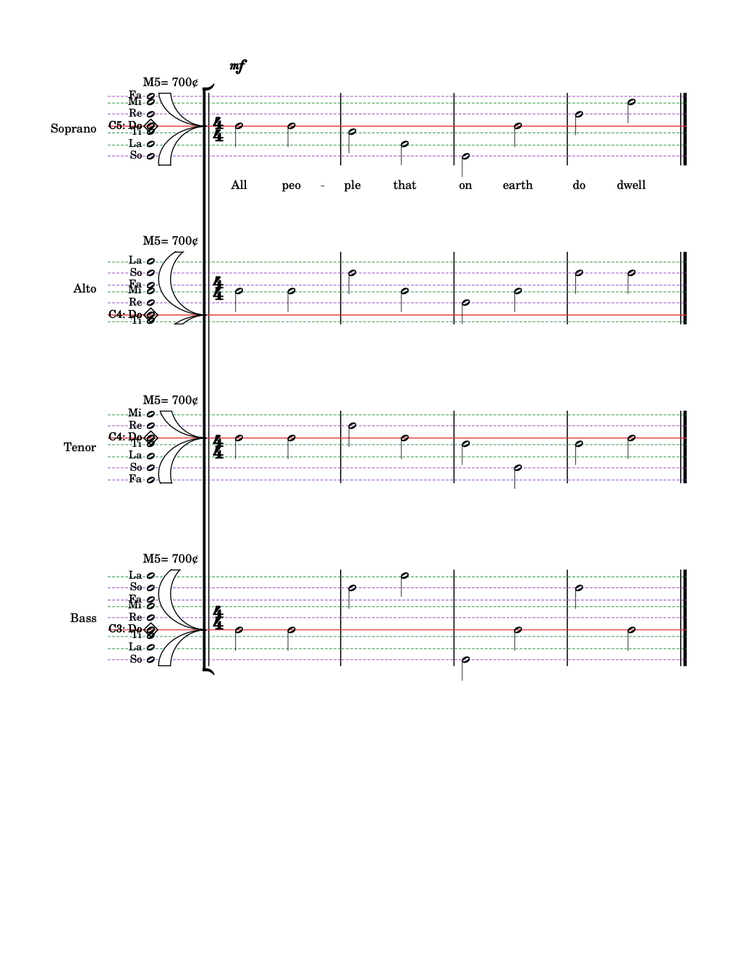
#> input picture jims-evidence/m9-satb/renders/hymn-2-p1.png, 738 x 956 px, shrunk from 1020 x 1320 before the run; its folder holds 4 pictures in this run
$ python verify_satb_layout.py
#> lines starting #> are read from the running program, lines starting #| are printed output that depends on the picture; after the words box and inside, x2 and y2 are one past the last pixel; in counts of white or black regions, pixels touching at a corner belong together
#!/usr/bin/env python3
"""JiMStaff Milestone 9 — SATB open score: the committed pixel verifier.

Turns the milestone's visual claim into a machine assertion against live
renders produced by render_evidence.sh. Prints a machine-readable verdict on
stdout and exits non-zero if any assertion fails.

The load-bearing assertion is the broken barline. MuseScore's octavo
convention — and the fork's own ScoreOrder rule for the `voices` section — is
that a barline stroke is drawn inside each vocal staff and NOT between vocal
staves. Code inspection cannot show that; this does, from the rendered page:

    every measure barline of a system carries a stroke inside each of that
    system's four staff frames, and ZERO ink in any of its three inter-staff
    gaps.

Two things are deliberately NOT counted as measure barlines.

  * The system's own left edge. MuseScore draws a bracketed system's leading
    vertical full height, through the gaps, and the STOCK 02-Choral/01-SATB
    template renders identically (its system edge is one continuous run; its
    measure barlines are four separate runs per system). It is system
    furniture, not a measure division, so it is reported separately rather
    than asserted on.
  * Anything that is not a barline: lyrics, note heads, stems, dynamics. These
    legitimately occupy the space between staves, so the gap assertion is made
    per barline column, never over the whole gap area.

Also asserted: repeated renders of one fixture are byte-identical, every
render matches SHA256SUMS, and each rendered system draws four JiMStaff frames.

Usage:
    .venv/bin/python jims-evidence/m9-satb/verify_satb_layout.py \\
        > jims-evidence/m9-satb/verify-summary.json
"""

import hashlib
import json
import pathlib
import sys

import numpy as np
from PIL import Image

HERE = pathlib.Path(__file__).resolve().parent
RENDERS = HERE / "renders"

# A pixel is "ink" when it is dark in all three channels. The JiMS staff lines
# are saturated red / green / purple and never qualify; barlines, note heads,
# stems, text and the bracket do.
INK_MAX = 100
# Vertical ink runs shorter than this are note heads, stems, text — not a
# barline stroke through a staff. A JiMStaff frame at 120 dpi is ~100 px.
MIN_STROKE = 40
# Runs this close together are one stroke. A JiMStaff draws its coloured staff
# lines OVER the barline, so a barline is interrupted wherever a line crosses
# it: measured at 2 replaced pixels (the red Do line, RGB 195,41,41, at
# y=173-174 of hymn-p1.png), which is a 3-pixel step between run ends. Four is
# the smallest value that reads such a barline as the single stroke it is,
# and it is far below the ~120-pixel gaps between staves.
RUN_JOIN = 4
# A barline column must be inked over at least this much of each staff frame.
BARLINE_FILL = 0.80
# Voices per system in an SATB open score.
VOICES_PER_SYSTEM = 4


def ink_of(path):
    im = np.asarray(Image.open(path).convert("RGB")).astype(np.int16)
    return im.max(2) < INK_MAX


def runs_in_column(ink, x, min_len):
    """Maximal vertical ink runs in column x, as (top, bottom) pairs."""
    ys = np.flatnonzero(ink[:, x])
    out = []
    for y in ys:
        if out and y - out[-1][1] <= RUN_JOIN:
            out[-1][1] = int(y)
        else:
            out.append([int(y), int(y)])
    return [(a, b) for a, b in out if b - a + 1 >= min_len]


# A staff frame must be corroborated by barline strokes at at least this many
# DISTINCT places across the page. Counting raw columns is not enough: a note
# stem is tall and two or three pixels wide, so it would vote for itself.
FRAME_SUPPORT = 3
# Ink columns further apart than this are different strokes.
STROKE_GAP = 10
# Run edges within this many pixels are the same frame (anti-aliasing, and the
# double barline's two strokes).
FRAME_TOL = 4


def staff_frames(ink):
    """Each staff frame on the page, by consensus across every barline.

    A barline stroke runs the height of its staff and nothing else does, so the
    staff frames are the vertical runs that recur — once per barline — at the
    same y. Taking the consensus rather than one chosen column keeps this
    working whatever the melody-derived frame heights turn out to be, and
    whatever spacing the page settles on.
    """
    seen = {}
    for x in range(ink.shape[1]):
        for top, bottom in runs_in_column(ink, x, MIN_STROKE):
            key = (round(top / FRAME_TOL), round(bottom / FRAME_TOL))
            slot = seen.setdefault(key, [[], top, bottom])
            slot[0].append(x)
            slot[1] = min(slot[1], top)
            slot[2] = max(slot[2], bottom)

    def distinct_strokes(xs):
        n, last = 0, None
        for x in sorted(xs):
            if last is None or x - last > STROKE_GAP:
                n += 1
            last = x
        return n

    frames = sorted((top, bottom) for xs, top, bottom in seen.values()
                    if distinct_strokes(xs) >= FRAME_SUPPORT)
    # Keep only the innermost runs. The system's leading edge is a single run
    # spanning its whole system — it CONTAINS the staff frames rather than
    # being one — so anything that contains another run is discarded.
    kept = []
    for top, bottom in frames:
        if any(top <= t and b <= bottom for t, b in frames if (t, b) != (top, bottom)):
            continue
        kept.append((top, bottom))
    return (len(kept), kept)


def group_systems(frames):
    """Split staff frames into systems on the outsized between-system gap."""
    if len(frames) <= VOICES_PER_SYSTEM:
        return [frames]
    gaps = [frames[i + 1][0] - frames[i][1] for i in range(len(frames) - 1)]
    inner = sorted(gaps)[: len(gaps) // 2] or gaps
    threshold = 2 * (sum(inner) / len(inner))
    systems, current = [], [frames[0]]
    for i, g in enumerate(gaps):
        if g > threshold:
            systems.append(current)
            current = []
        current.append(frames[i + 1])
    systems.append(current)
    return systems


def check_page(path):
    ink = ink_of(path)
    frame_count, frames = staff_frames(ink)
    result = {"page": path.name, "frames_found": frame_count,
              "staff_frames": [list(f) for f in frames], "systems": [], "failures": []}
    if not frames:
        result["ok"] = False
        result["failures"].append("no barline strokes found at all")
        return result

    for si, system in enumerate(group_systems(frames)):
        entry = {"system": si + 1, "staff_frames": [list(f) for f in system]}
        if len(system) != VOICES_PER_SYSTEM:
            entry["ok"] = False
            result["failures"].append(
                f"system {si + 1} drew {len(system)} staff frames, expected {VOICES_PER_SYSTEM}")
            result["systems"].append(entry)
            continue

        gaps = [(system[i][1] + 1, system[i + 1][0] - 1) for i in range(len(system) - 1)]
        entry["inter_staff_gaps"] = [list(g) for g in gaps]
        heights = [b - a + 1 for a, b in system]
        top, bottom = system[0][0], system[-1][1]

        spanning, measure = [], []
        for x in range(ink.shape[1]):
            per_frame = [int(ink[a:b + 1, x].sum()) for a, b in system]
            if not all(c >= BARLINE_FILL * h for c, h in zip(per_frame, heights)):
                continue
            gap_ink = [int(ink[a:b + 1, x].sum()) for a, b in gaps]
            (spanning if any(gap_ink) else measure).append((x, gap_ink))

        # The system's leading edge: every full-height vertical LEFT of the
        # first measure division. MuseScore draws a bracketed system's leading
        # vertical (and, here, the initial barline beside it) through the
        # gaps, and stock 02-Choral/01-SATB renders identically, so those
        # columns are system furniture and are reported, not asserted on.
        # Everything right of the first measure barline is a measure division
        # and must be broken.
        first_measure = measure[0][0] if measure else ink.shape[1]
        edge = [x for x, _ in spanning if x < first_measure]
        stray = [x for x, _ in spanning if x > first_measure]
        entry["system_edge_columns"] = edge
        entry["system_edge_spans_gaps"] = bool(edge)
        entry["spanning_barline_columns"] = stray

        entry["measure_barline_columns"] = [x for x, _ in measure]
        entry["gap_ink_in_barline_columns"] = sorted({g for _, gi in measure for g in gi})

        if not measure:
            result["failures"].append(f"system {si + 1}: no measure barline runs through all four staff frames")
        if stray:
            result["failures"].append(
                f"system {si + 1}: {len(stray)} barline column(s) at x={stray[:5]} carry ink between vocal "
                "staves; vocal barlines must not span")
        entry["ok"] = bool(measure) and not stray
        entry["staff_span_y"] = [top, bottom]
        result["systems"].append(entry)

    result["ok"] = not result["failures"]
    return result


def main():
    if not RENDERS.is_dir():
        print(json.dumps({"ok": False, "error": f"no renders at {RENDERS}; run render_evidence.sh"}, indent=2))
        return 1

    summary = {"ok": True, "renders_dir": "jims-evidence/m9-satb/renders", "failures": []}

    # 1. Every render matches the committed SHA256SUMS.
    sums = RENDERS / "SHA256SUMS"
    checked = 0
    if not sums.is_file():
        summary["failures"].append("renders/SHA256SUMS is missing")
    else:
        for line in sums.read_text().splitlines():
            if not line.strip():
                continue
            digest, name = line.split()
            f = RENDERS / name
            if not f.is_file():
                summary["failures"].append(f"{name} listed in SHA256SUMS but not present")
                continue
            if hashlib.sha256(f.read_bytes()).hexdigest() != digest:
                summary["failures"].append(f"{name} does not match SHA256SUMS")
            checked += 1
    summary["sha256_checked"] = checked

    pages = sorted(RENDERS.glob("*.png"))
    if not pages:
        summary["failures"].append("no rendered pages")

    # 2. Repeated renders of one fixture are byte-identical.
    repeats = []
    for p in pages:
        if "-2-p" not in p.name:
            continue
        first = RENDERS / p.name.replace("-2-p", "-p")
        entry = {"page": p.name, "against": first.name}
        if not first.is_file():
            entry["identical"] = False
            summary["failures"].append(f"{p.name} has no first render to compare against")
        else:
            entry["identical"] = first.read_bytes() == p.read_bytes()
            if not entry["identical"]:
                summary["failures"].append(f"{p.name} is not byte-identical to {first.name}")
        repeats.append(entry)
    summary["repeat_renders"] = repeats
    if not repeats:
        summary["failures"].append("no repeat renders to compare")

    # 3. The barline assertion, on every rendered page.
    checks = []
    for p in pages:
        r = check_page(p)
#> in ink_of, `return im.max(2) < INK_MAX`:
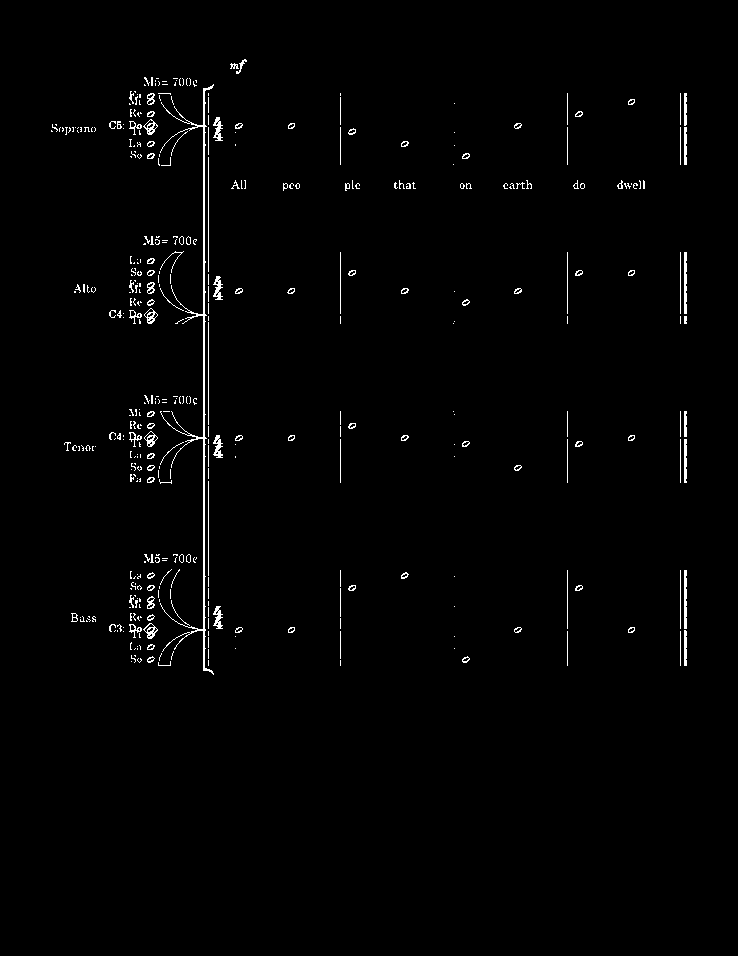
#> returned value: shape (956, 738) bool; 1.3% white in thin lines or dots, all inside (x1, y1, x2, y2) = (51, 59, 687, 675)
#> in check_page, `frame_count, frames = staff_frames(ink)`: frame_count = 4; frames = [(93, 164), (252, 323), (411, 482), (570, 665)]
#> in check_page, `result = {"page": path.name, "frames_found": frame_count, "staff_frame..`: result = {'page': 'hymn-2-p1.png', 'frames_found': 4, 'staff_frames': [[93, 164], [252, 323], [411, 482], [570, 665]], 'systems': [], 'failures': []}
#> the loop in check_page, `for si, system in enumerate(group_systems(frames)):` made 1 pass
#> (si, system, gaps, heights, top, bottom, first_measure, edge) on pass 1: (0, [(93, 164), (252, 323), (411, 482), (570, 665)], [(165, 251), (324, 410), (483, 569)], [72, 72, 72, 96], 93, 665, 340, [203, 204, 208])
#> r = 6 items
#> pass 3 of the loop in main, `for p in pages:`:
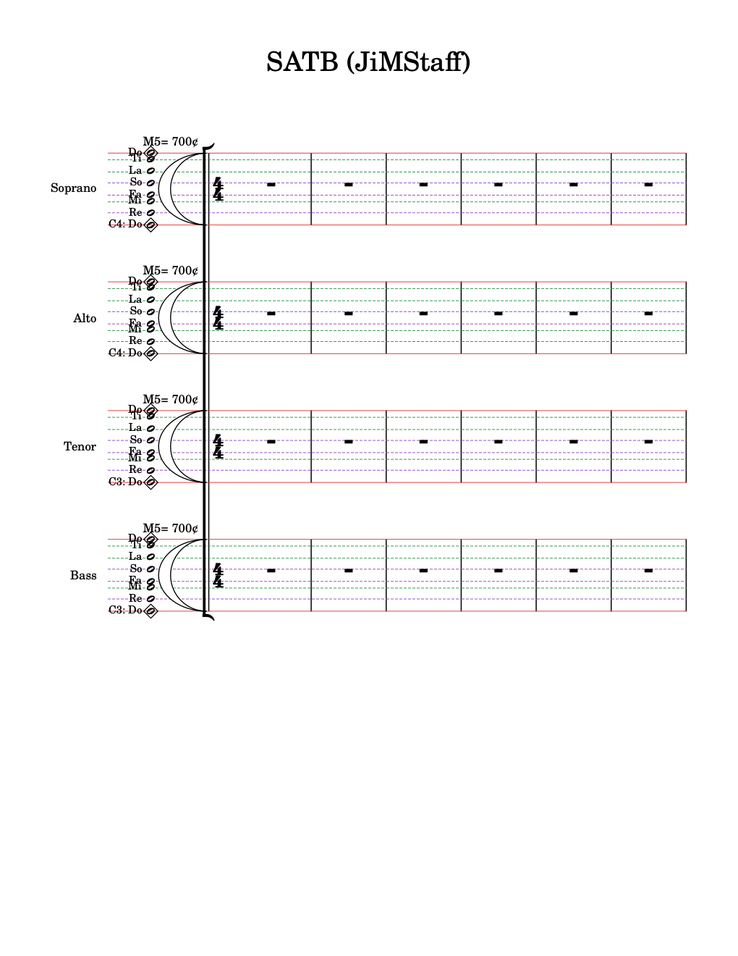
#> input picture jims-evidence/m9-satb/renders/template-2-p1.png, 738 x 956 px, shrunk from 1020 x 1320 before the run
#> in ink_of (call 3), `return im.max(2) < INK_MAX`:
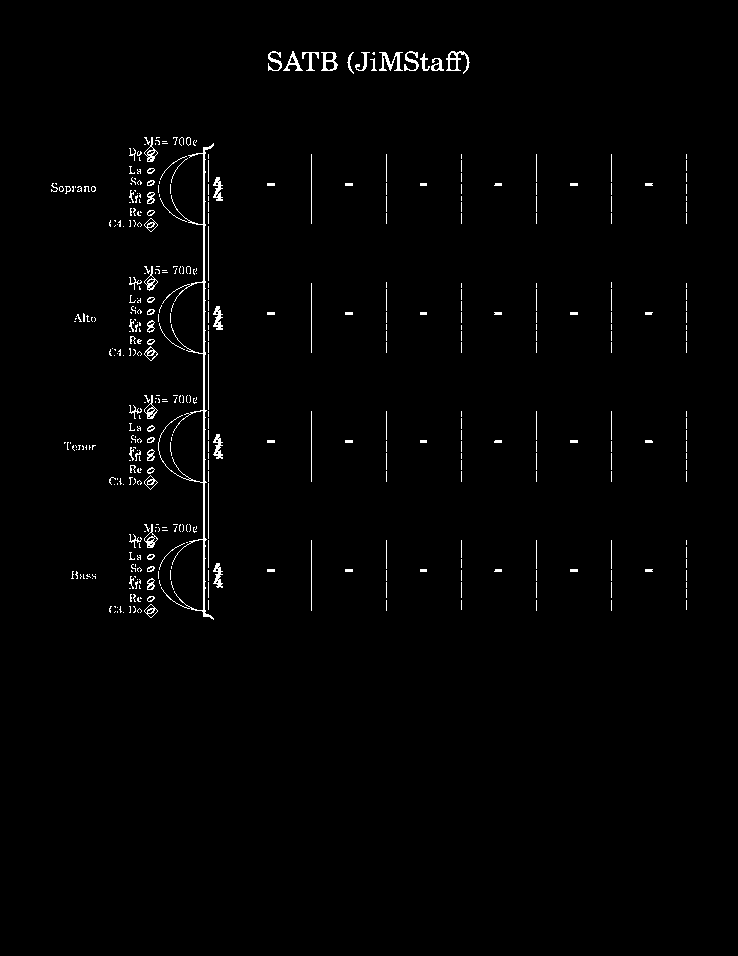
#> returned value: shape (956, 738) bool; 1.3% white in thin lines or dots, all inside (x1, y1, x2, y2) = (51, 51, 687, 620)
#> the loop made 4 passes; the first 3 are shown
        checks.append(r)
        summary["failures"].extend(f"{p.name}: {f}" for f in r["failures"])
    summary["pages_checked"] = checks

    systems = [s for c in checks for s in c["systems"]]
    summary["systems_checked"] = len(systems)
    summary["broken_barlines_confirmed"] = bool(systems) and all(s.get("ok") for s in systems)
    if not systems:
        summary["failures"].append("no four-voice system was found to assert on")

    summary["ok"] = not summary["failures"]
    print(json.dumps(summary, indent=2))
    return 0 if summary["ok"] else 1


if __name__ == "__main__":
#> (the run stopped early here; a loop or call above may not have finished)
